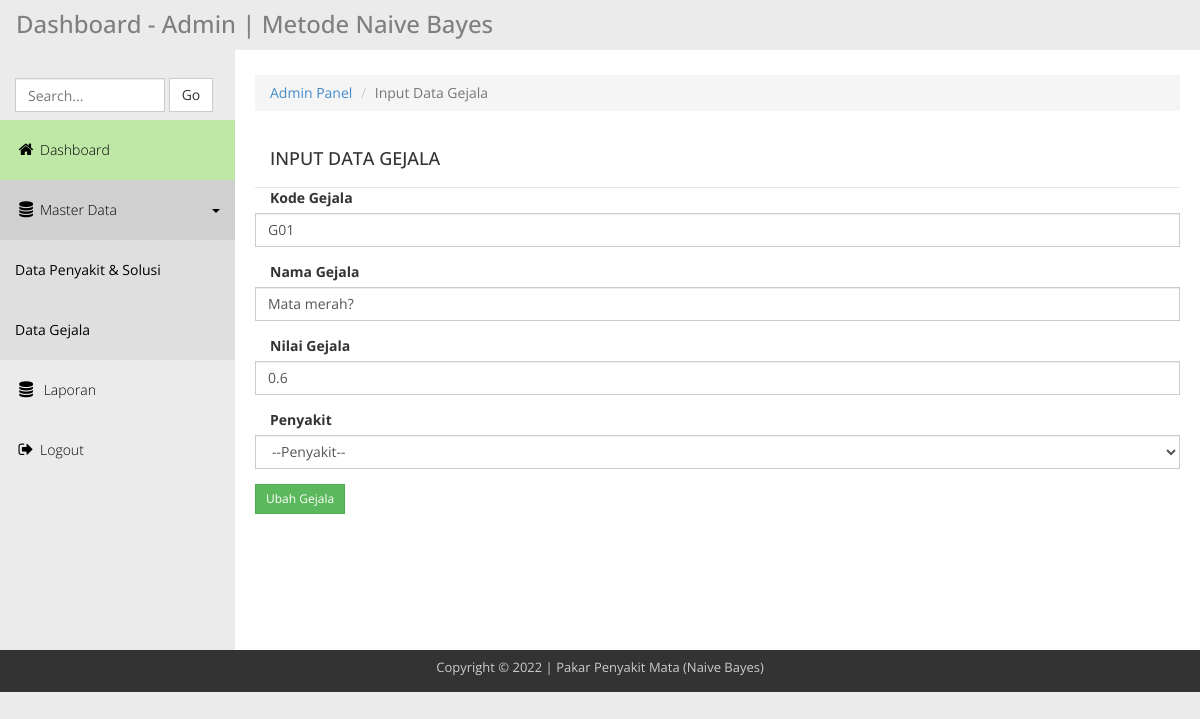
The app's page /admin-nv/form_gejala_edit.php?kodegejala=G01 with its own data.
### tables this page shows
CREATE TABLE `gejala` (
  `no` int(11) NOT NULL,
  `kodegejala` varchar(5) NOT NULL,
  `namagejala` varchar(50) NOT NULL,
  `nilai` float NOT NULL,
  `kodepenyakit` varchar(5) NOT NULL
);

### admin-nv/form_gejala_edit.php (the view, shortened to what this page needs)
<?php
require_once 'koneksi.php';
$kode   = $_GET['kodegejala'];
$data   = mysqli_query($link,"SELECT * FROM gejala WHERE kodegejala = '$kode'");
$datagejala   = mysqli_fetch_array($data);
?>
<?php include"header.php";?>
<div class="templatemo-content-wrapper">
    <div class="templatemo-content">
      <ol class="breadcrumb">
            <li>
                <a href="index.php">Admin Panel</a>
            </li>
            <li class="active">Input Data Gejala</li>
        </ol>
            <div class="modal-header" style="font-size: 1.2rem;">
                <h4 class="modal-title">INPUT DATA GEJALA</h4>
            </div>
            <form class="s-text" action="proses.php" method="POST">
                <div class="form-group">
                  <label for="kodegejala" class="col-sm-3 col-form-label">Kode Gejala</label>
                  <div class="">
                    <input type="text" class="form-control form-control-sm" name="kodegejala" id="kodegejala" value="<?php echo $datagejala[1]; ?>" required>
                  </div>
                </div>
                <div class="form-group">
                  <label for="namagejala" class="col-sm-3 col-form-label">Nama Gejala</label>
                  <div class="">
                    <input type="text" class="form-control form-control-sm" name="namagejala" id="namagejala" value="<?php echo $datagejala[2]; ?>" required>
                  </div>
                </div>
                <div class="form-group">
                    <label for="nilai" class="col-sm-3 col-form-label">Nilai Gejala</label>
                    <div class="">
                      <input type="text" class="form-control form-control-sm" id="nilai" name="nilai" value="<?php echo $datagejala[3]; ?>" required>
                    </div>
                </div>
                <div class="form-group">
                    <label for="penyakit" class="col-sm-3 col-form-label">Penyakit</label>
                    <div class="">
                        <select class="form-control" aria-label="Default select example" name="kodepenyakit">
							<option selected>--Penyakit--</option>
                          </select>
                    </div>
                </div>
                    <input type="submit" name="editgejala" id="" value="Ubah Gejala" class="btn btn-success btn-sm worksans gradient shadow-lg shadowtext w-text">
              </form>
        </div>
      </div>
  </div>
<?php include"footer.php"; ?>

### admin-nv/css/templatemo_main.css (style rules this page uses)
* { font-family: 'Open Sans', sans-serif; }
body { background-color: rgb(235,235,235); }
.templatemo-content-wrapper { float: left; width: 100%; }
.templatemo-content { margin-left: 235px; margin-top: 0px; min-height: 600px; padding: 25px 20px 0 20px; background-color: white; overflow-x: hidden; }
.nav-pills>li>a, .nav-tabs>li>a, .alert, .progress, .panel, .btn, .panel-group .panel, .form-control, .modal-content, .breadcrumb { border-radius: 0; }

### records on screen
gejala: kodegejala "G01", namagejala "Mata merah?", nilai "0.6"
